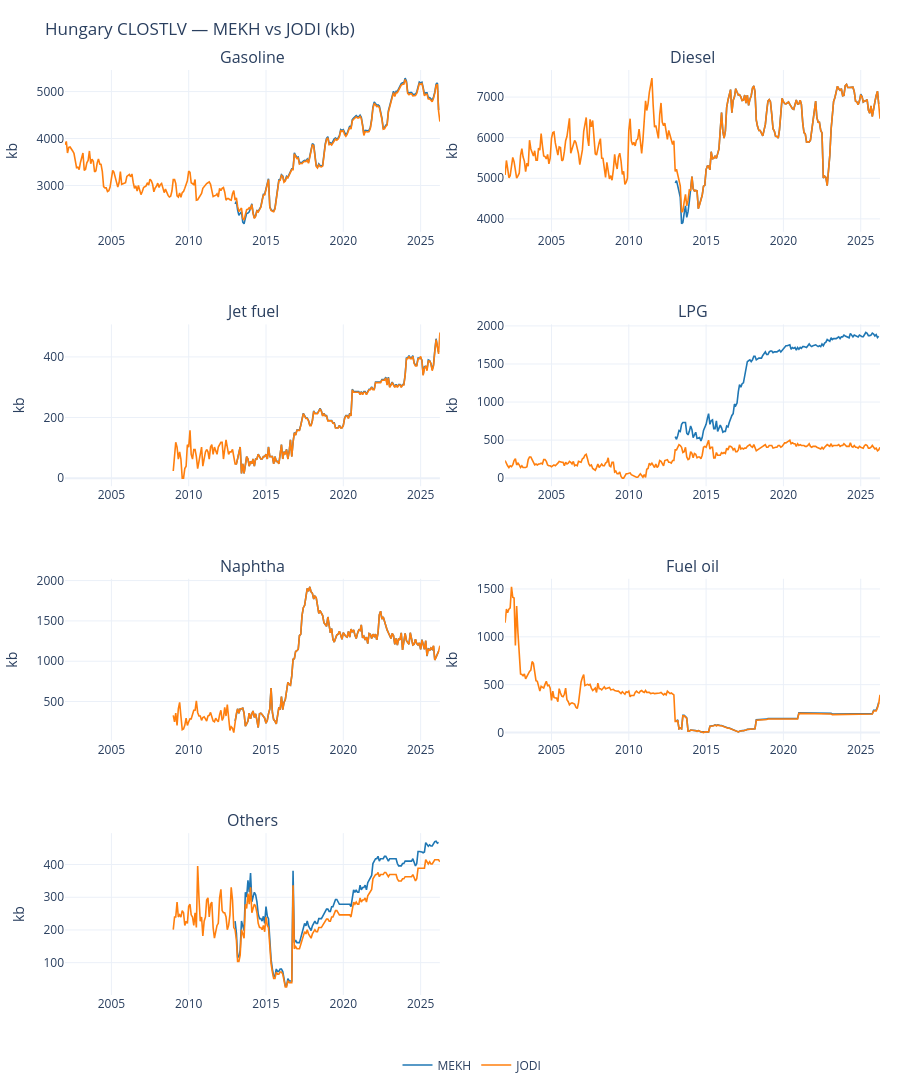

The cell this chart's notebook holds for it:
### Markdown cell above
## 10. MEKH vs JODI (CLOSTLV, kb)

### Code cell
if stocks.empty:
    print("[skip] No CLOSTLV rows in parquet")
elif not JODI_PARQUET.exists():
    print("[skip] JODI parquet missing")
else:
    mekh_stk_panels = []
    for key in JODI_COMPARE_SERIES:
        sl = mekh_series_for_jodi(stocks, key, value_col="value_kb")
        if sl.empty:
            continue
        spec = JODI_COMPARE_SERIES[key]
        mekh_stk_panels.append(sl.assign(panel=spec.panel))
    mekh_stk_panel = pd.concat(mekh_stk_panels, ignore_index=True) if mekh_stk_panels else pd.DataFrame()

    jodi_stk = jodi[
        (jodi["ref_area"] == JODI_REF_AREA)
        & (jodi["flow_breakdown"] == "CLOSTLV")
        & (jodi["unit_measure"] == "KBBL")
        & (jodi["energy_product"].isin(jodi_codes))
    ].copy()
    jodi_stk["panel"] = jodi_stk["energy_product"].map(jodi_lookup)
    jodi_stk["value_kb"] = jodi_stk["obs_value"]

    stk_panels = [p for p in JODI_STOCKS_PANEL_ORDER if p in set(mekh_stk_panel.get("panel", []))]
    if not stk_panels:
        print("[skip] No overlapping JODI stock panels.")
    else:
        fig_stk_cmp = cross_source_comparison_chart(
            df_a=mekh_stk_panel,
            df_b=jodi_stk,
            products=stk_panels,
            product_col_a="panel",
            product_col_b="panel",
            value_col_a="value_kb",
            value_col_b="value_kb",
            label_a="MEKH",
            label_b="JODI",
            title="Hungary CLOSTLV — MEKH vs JODI (kb)",
            units_label="kb",
        )
        fig_stk_cmp.show()

### Figure 1 — Plotly figure (JSON) as saved in the notebook; plotly's stock layout.template omitted (floating-point values rounded to 4 significant figures; data arrays with more than 128 entries replaced by an {"elided": "..."} marker saying what was removed)
{"data": [{"hovertemplate": "<b>Gasoline — MEKH</b><br>%{x|%Y-%m}: %{y:,.1f} kb<extra></extra>", "legendgroup": "MEKH", "line": {"color": "#1f77b4", "width": 1.6}, "mode": "lines", "name": "MEKH", "showlegend": true, "type": "scatter", "x": {"elided": "159 str values"}, "xaxis": "x", "y": {"elided": "159 float values"}, "yaxis": "y"}, {"hovertemplate": "<b>Gasoline — JODI</b><br>%{x|%Y-%m}: %{y:,.1f} kb<extra></extra>", "legendgroup": "JODI", "line": {"color": "#ff7f0e", "width": 1.6}, "mode": "lines", "name": "JODI", "showlegend": true, "type": "scatter", "x": {"elided": "292 str values"}, "xaxis": "x", "y": {"elided": "292 float values"}, "yaxis": "y"}, {"hovertemplate": "<b>Diesel — MEKH</b><br>%{x|%Y-%m}: %{y:,.1f} kb<extra></extra>", "legendgroup": "MEKH", "line": {"color": "#1f77b4", "width": 1.6}, "mode": "lines", "name": "MEKH", "showlegend": false, "type": "scatter", "x": {"elided": "159 str values"}, "xaxis": "x2", "y": {"elided": "159 float values"}, "yaxis": "y2"}, {"hovertemplate": "<b>Diesel — JODI</b><br>%{x|%Y-%m}: %{y:,.1f} kb<extra></extra>", "legendgroup": "JODI", "line": {"color": "#ff7f0e", "width": 1.6}, "mode": "lines", "name": "JODI", "showlegend": false, "type": "scatter", "x": {"elided": "292 str values"}, "xaxis": "x2", "y": {"elided": "292 float values"}, "yaxis": "y2"}, {"hovertemplate": "<b>Jet fuel — MEKH</b><br>%{x|%Y-%m}: %{y:,.1f} kb<extra></extra>", "legendgroup": "MEKH", "line": {"color": "#1f77b4", "width": 1.6}, "mode": "lines", "name": "MEKH", "showlegend": false, "type": "scatter", "x": {"elided": "159 str values"}, "xaxis": "x3", "y": {"elided": "159 float values"}, "yaxis": "y3"}, {"hovertemplate": "<b>Jet fuel — JODI</b><br>%{x|%Y-%m}: %{y:,.1f} kb<extra></extra>", "legendgroup": "JODI", "line": {"color": "#ff7f0e", "width": 1.6}, "mode": "lines", "name": "JODI", "showlegend": false, "type": "scatter", "x": {"elided": "292 str values"}, "xaxis": "x3", "y": {"elided": "292 float values"}, "yaxis": "y3"}, {"hovertemplate": "<b>LPG — MEKH</b><br>%{x|%Y-%m}: %{y:,.1f} kb<extra></extra>", "legendgroup": "MEKH", "line": {"color": "#1f77b4", "width": 1.6}, "mode": "lines", "name": "MEKH", "showlegend": false, "type": "scatter", "x": {"elided": "159 str values"}, "xaxis": "x4", "y": {"elided": "159 float values"}, "yaxis": "y4"}, {"hovertemplate": "<b>LPG — JODI</b><br>%{x|%Y-%m}: %{y:,.1f} kb<extra></extra>", "legendgroup": "JODI", "line": {"color": "#ff7f0e", "width": 1.6}, "mode": "lines", "name": "JODI", "showlegend": false, "type": "scatter", "x": {"elided": "292 str values"}, "xaxis": "x4", "y": {"elided": "292 float values"}, "yaxis": "y4"}, {"hovertemplate": "<b>Naphtha — MEKH</b><br>%{x|%Y-%m}: %{y:,.1f} kb<extra></extra>", "legendgroup": "MEKH", "line": {"color": "#1f77b4", "width": 1.6}, "mode": "lines", "name": "MEKH", "showlegend": false, "type": "scatter", "x": {"elided": "159 str values"}, "xaxis": "x5", "y": {"elided": "159 float values"}, "yaxis": "y5"}, {"hovertemplate": "<b>Naphtha — JODI</b><br>%{x|%Y-%m}: %{y:,.1f} kb<extra></extra>", "legendgroup": "JODI", "line": {"color": "#ff7f0e", "width": 1.6}, "mode": "lines", "name": "JODI", "showlegend": false, "type": "scatter", "x": {"elided": "292 str values"}, "xaxis": "x5", "y": {"elided": "292 float values"}, "yaxis": "y5"}, {"hovertemplate": "<b>Fuel oil — MEKH</b><br>%{x|%Y-%m}: %{y:,.1f} kb<extra></extra>", "legendgroup": "MEKH", "line": {"color": "#1f77b4", "width": 1.6}, "mode": "lines", "name": "MEKH", "showlegend": false, "type": "scatter", "x": {"elided": "157 str values"}, "xaxis": "x6", "y": {"elided": "157 float values"}, "yaxis": "y6"}, {"hovertemplate": "<b>Fuel oil — JODI</b><br>%{x|%Y-%m}: %{y:,.1f} kb<extra></extra>", "legendgroup": "JODI", "line": {"color": "#ff7f0e", "width": 1.6}, "mode": "lines", "name": "JODI", "showlegend": false, "type": "scatter", "x": {"elided": "292 str values"}, "xaxis": "x6", "y": {"elided": "292 float values"}, "yaxis": "y6"}, {"hovertemplate": "<b>Others — MEKH</b><br>%{x|%Y-%m}: %{y:,.1f} kb<extra></extra>", "legendgroup": "MEKH", "line": {"color": "#1f77b4", "width": 1.6}, "mode": "lines", "name": "MEKH", "showlegend": false, "type": "scatter", "x": {"elided": "159 str values"}, "xaxis": "x7", "y": {"elided": "159 float values"}, "yaxis": "y7"}, {"hovertemplate": "<b>Others — JODI</b><br>%{x|%Y-%m}: %{y:,.1f} kb<extra></extra>", "legendgroup": "JODI", "line": {"color": "#ff7f0e", "width": 1.6}, "mode": "lines", "name": "JODI", "showlegend": false, "type": "scatter", "x": {"elided": "292 str values"}, "xaxis": "x7", "y": {"elided": "292 float values"}, "yaxis": "y7"}], "layout": {"annotations": [{"font": {"size": 16}, "showarrow": false, "text": "Gasoline", "x": 0.23, "xanchor": "center", "xref": "paper", "y": 1, "yanchor": "bottom", "yref": "paper"}, {"font": {"size": 16}, "showarrow": false, "text": "Diesel", "x": 0.77, "xanchor": "center", "xref": "paper", "y": 1, "yanchor": "bottom", "yref": "paper"}, {"font": {"size": 16}, "showarrow": false, "text": "Jet fuel", "x": 0.23, "xanchor": "center", "xref": "paper", "y": 0.725, "yanchor": "bottom", "yref": "paper"}, {"font": {"size": 16}, "showarrow": false, "text": "LPG", "x": 0.77, "xanchor": "center", "xref": "paper", "y": 0.725, "yanchor": "bottom", "yref": "paper"}, {"font": {"size": 16}, "showarrow": false, "text": "Naphtha", "x": 0.23, "xanchor": "center", "xref": "paper", "y": 0.45, "yanchor": "bottom", "yref": "paper"}, {"font": {"size": 16}, "showarrow": false, "text": "Fuel oil", "x": 0.77, "xanchor": "center", "xref": "paper", "y": 0.45, "yanchor": "bottom", "yref": "paper"}, {"font": {"size": 16}, "showarrow": false, "text": "Others", "x": 0.23, "xanchor": "center", "xref": "paper", "y": 0.175, "yanchor": "bottom", "yref": "paper"}], "height": 1120, "hovermode": "x unified", "legend": {"orientation": "h", "x": 0.5, "xanchor": "center", "y": -0.06, "yanchor": "top"}, "margin": {"b": 60, "l": 60, "r": 20, "t": 70}, "title": {"text": "Hungary CLOSTLV — MEKH vs JODI (kb)"}, "xaxis": {"anchor": "y", "domain": [0, 0.46]}, "xaxis2": {"anchor": "y2", "domain": [0.54, 1]}, "xaxis3": {"anchor": "y3", "domain": [0, 0.46]}, "xaxis4": {"anchor": "y4", "domain": [0.54, 1]}, "xaxis5": {"anchor": "y5", "domain": [0, 0.46]}, "xaxis6": {"anchor": "y6", "domain": [0.54, 1]}, "xaxis7": {"anchor": "y7", "domain": [0, 0.46]}, "xaxis8": {"anchor": "y8", "domain": [0.54, 1]}, "yaxis": {"anchor": "x", "domain": [0.825, 1], "title": {"text": "kb"}}, "yaxis2": {"anchor": "x2", "domain": [0.825, 1], "title": {"text": "kb"}}, "yaxis3": {"anchor": "x3", "domain": [0.55, 0.725], "title": {"text": "kb"}}, "yaxis4": {"anchor": "x4", "domain": [0.55, 0.725], "title": {"text": "kb"}}, "yaxis5": {"anchor": "x5", "domain": [0.275, 0.45], "title": {"text": "kb"}}, "yaxis6": {"anchor": "x6", "domain": [0.275, 0.45], "title": {"text": "kb"}}, "yaxis7": {"anchor": "x7", "domain": [0, 0.175], "title": {"text": "kb"}}, "yaxis8": {"anchor": "x8", "domain": [0, 0.175], "title": {"text": "kb"}}}}
